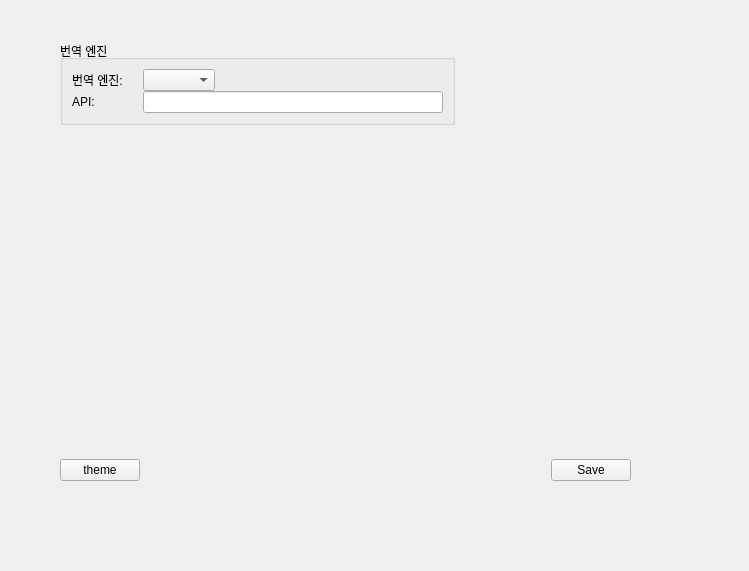
<?xml version="1.0" encoding="UTF-8"?>
<ui version="4.0">
 <class>EngineOptionWidget</class>
 <widget class="QWidget" name="EngineOptionWidget">
  <property name="geometry">
   <rect>
    <x>0</x>
    <y>0</y>
    <width>749</width>
    <height>571</height>
   </rect>
  </property>
  <property name="windowTitle">
   <string>EngineOptionWidget</string>
  </property>
  <widget class="QWidget" name="gridLayoutWidget">
   <property name="geometry">
    <rect>
     <x>40</x>
     <y>20</y>
     <width>591</width>
     <height>481</height>
    </rect>
   </property>
   <layout class="QGridLayout" name="mainLayout" rowstretch="0,0,0">
    <property name="leftMargin">
     <number>20</number>
    </property>
    <property name="topMargin">
     <number>20</number>
    </property>
    <property name="bottomMargin">
     <number>20</number>
    </property>
    <property name="spacing">
     <number>0</number>
    </property>
    <item row="1" column="0">
     <spacer name="verticalSpacer">
      <property name="orientation">
       <enum>Qt::Orientation::Vertical</enum>
      </property>
      <property name="sizeHint" stdset="0">
       <size>
        <width>20</width>
        <height>40</height>
       </size>
      </property>
     </spacer>
    </item>
    <item row="0" column="0">
     <layout class="QGridLayout" name="gridLayout_2">
      <item row="0" column="0">
       <widget class="QGroupBox" name="engineGroup">
        <property name="sizePolicy">
         <sizepolicy hsizetype="Fixed" vsizetype="Fixed">
          <horstretch>0</horstretch>
          <verstretch>0</verstretch>
         </sizepolicy>
        </property>
        <property name="title">
         <string>번역 엔진</string>
        </property>
        <property name="alignment">
         <set>Qt::AlignmentFlag::AlignLeading|Qt::AlignmentFlag::AlignLeft|Qt::AlignmentFlag::AlignVCenter</set>
        </property>
        <property name="flat">
         <bool>true</bool>
        </property>
        <layout class="QVBoxLayout" name="verticalLayout">
         <item>
          <layout class="QGridLayout" name="gridLayout">
           <property name="bottomMargin">
            <number>0</number>
           </property>
           <property name="horizontalSpacing">
            <number>20</number>
           </property>
           <property name="verticalSpacing">
            <number>0</number>
           </property>
           <item row="0" column="1" alignment="Qt::AlignmentFlag::AlignLeft|Qt::AlignmentFlag::AlignVCenter">
            <widget class="QComboBox" name="enginComboBox">
             <property name="sizePolicy">
              <sizepolicy hsizetype="Fixed" vsizetype="Fixed">
               <horstretch>0</horstretch>
               <verstretch>0</verstretch>
              </sizepolicy>
             </property>
            </widget>
           </item>
           <item row="0" column="0" alignment="Qt::AlignmentFlag::AlignVCenter">
            <widget class="QLabel" name="enginNamelabel">
             <property name="sizePolicy">
              <sizepolicy hsizetype="Fixed" vsizetype="Preferred">
               <horstretch>0</horstretch>
               <verstretch>0</verstretch>
              </sizepolicy>
             </property>
             <property name="text">
              <string>번역 엔진:</string>
             </property>
            </widget>
           </item>
           <item row="1" column="0" alignment="Qt::AlignmentFlag::AlignLeft|Qt::AlignmentFlag::AlignVCenter">
            <widget class="QLabel" name="apiNamelabel">
             <property name="sizePolicy">
              <sizepolicy hsizetype="Fixed" vsizetype="Fixed">
               <horstretch>0</horstretch>
               <verstretch>0</verstretch>
              </sizepolicy>
             </property>
             <property name="text">
              <string>API: </string>
             </property>
            </widget>
           </item>
           <item row="1" column="1" alignment="Qt::AlignmentFlag::AlignLeft|Qt::AlignmentFlag::AlignVCenter">
            <widget class="QLineEdit" name="apiInputLine">
             <property name="sizePolicy">
              <sizepolicy hsizetype="Fixed" vsizetype="Fixed">
               <horstretch>0</horstretch>
               <verstretch>0</verstretch>
              </sizepolicy>
             </property>
             <property name="minimumSize">
              <size>
               <width>300</width>
               <height>0</height>
              </size>
             </property>
            </widget>
           </item>
          </layout>
         </item>
        </layout>
       </widget>
      </item>
      <item row="0" column="1">
       <spacer name="horizontalSpacer_2">
        <property name="orientation">
         <enum>Qt::Orientation::Horizontal</enum>
        </property>
        <property name="sizeHint" stdset="0">
         <size>
          <width>40</width>
          <height>20</height>
         </size>
        </property>
       </spacer>
      </item>
     </layout>
    </item>
    <item row="2" column="0">
     <layout class="QHBoxLayout" name="horizontalLayout">
      <item>
       <widget class="QPushButton" name="themeButton">
        <property name="text">
         <string>theme</string>
        </property>
       </widget>
      </item>
      <item>
       <spacer name="horizontalSpacer">
        <property name="orientation">
         <enum>Qt::Orientation::Horizontal</enum>
        </property>
        <property name="sizeHint" stdset="0">
         <size>
          <width>40</width>
          <height>20</height>
         </size>
        </property>
       </spacer>
      </item>
      <item>
       <widget class="QPushButton" name="saveButton">
        <property name="text">
         <string>Save</string>
        </property>
       </widget>
      </item>
     </layout>
    </item>
   </layout>
  </widget>
 </widget>
 <resources/>
 <connections/>
</ui>
